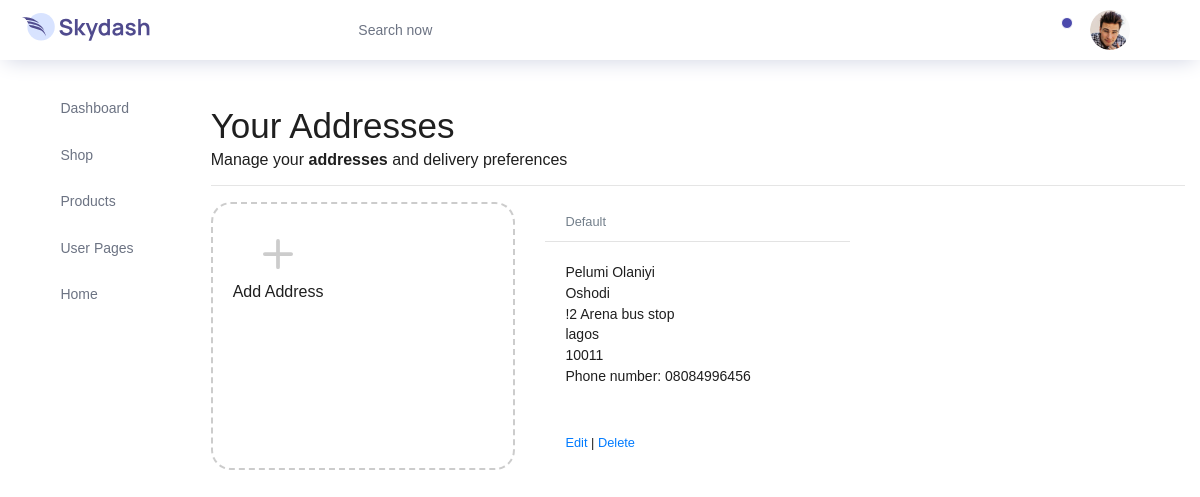
The page /account/addresses/ (signed in) on the database its author committed.
### walletapp/models.py (models this page shows, shortened)
class Address(models.Model):
    id = models.UUIDField(primary_key=True, default=uuid.uuid4, editable=False)
    customer = models.ForeignKey(CustomUser, verbose_name="Customer", on_delete=models.CASCADE)
    full_name = models.CharField( max_length=150)
    phone = models.CharField(max_length=50)
    postcode = models.CharField(max_length=50)
    address_line = models.CharField(max_length=255)
    address_line2 = models.CharField( max_length=255)
    town_city = models.CharField( max_length=150)
    delivery_instructions = models.CharField( max_length=255)
    created_at = models.DateTimeField( auto_now_add=True)
    updated_at = models.DateTimeField( auto_now=True)
    default = models.BooleanField(default=False)
    class Meta:
        verbose_name = "Address"
        verbose_name_plural = "Addresses"

### account/views.py (the view)
# urls.py: path("addresses/", views.view_address, name="address"),
@login_required
def view_address(request):
    addresses = Address.objects.filter(customer=request.user)
    return render(request, "dashboard/address.html", {"addresses": addresses})

### basket/context_processor.py (called while the page is built)
def basket(request):
    return { 'basket' : Basket(request) }

### templates/dashboard/address.html (shortened to what this page needs)
{% extends "dashboard/base.html" %}
{% load static %}
{% block content %}
<div class="container-fluid">
    <h1 class="h2 mt-5">Your Addresses</h1>
<div>Manage your <b>addresses</b> and delivery preferences</div>
<hr />
<div class="container px-0">
  <div class="row row-cols-1 row-cols-sm-2 row-cols-md-3 g-3">
    <div class="col">
      <a href="{% url 'account:add_address' %}" class="text-reset text-decoration-none" role="button"
        style="max-width: 540px;">
        <div class="card mb-3 h-100" style="border: dashed 2px #ccc;">
          <div class="row g-0 h-100">
            <div class="col-12" style="min-height:100px">
              <div class="card-body text-center position-absolute top-50 start-50 translate-middle">
                <svg style="color:#ccc;" xmlns="http://www.w3.org/2000/svg" width="60" height="60" fill="currentColor"
                  class="bi bi-plus" viewBox="0 0 16 16">
                  <path
                    d="M8 4a.5.5 0 0 1 .5.5v3h3a.5.5 0 0 1 0 1h-3v3a.5.5 0 0 1-1 0v-3h-3a.5.5 0 0 1 0-1h3v-3A.5.5 0 0 1 8 4z" />
                </svg>
                <h1 class="h5">Add Address</h1>
              </div>
            </div>
          </div>
        </div>
      </a>
    </div>
    {% for address in addresses %}
    <div class="col">
      <div class="card pb-3">
        <div class="card-header bg-white small text-muted">
          {% if address.default %}
            Default
          {% endif %}
        </div>
        <div class="card-body small pb-1">
          <p class="card-text m-0 fw-bold">{{address.full_name}}</p>
          <p class="card-text m-0">{{address.address_line}}</p>
          <p class="card-text m-0">{{address.address_line2}}</p>
          <p class="card-text m-0">{{address.town_city}}</p>
          <p class="card-text m-0">{{address.postcode}}</p>
          <p class="card-text m-0">Phone number: {{address.phone}}</p>
          <div class="pt-5">
            <a href="{% url 'account:edit_address' address.id %}" class="text-decoration-none">Edit</a>
            |
            <a href="{% url 'account:delete_address' address.id %}" class="text-decoration-none">Delete</a>
          </div>
        </div>
      </div>
    </div>
    {% endfor %}
  </div>
</div>
</div>
{% endblock %}

### rows shown on the page
Address: default "Default", full_name "Pelumi Olaniyi", address_line "Oshodi", address_line2 "!2 Arena bus stop", town_city "lagos", postcode "10011", phone "08084996456"
